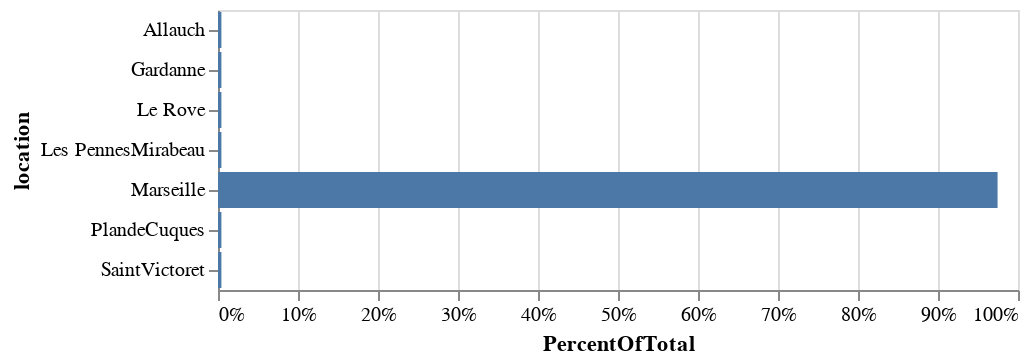

Write notebook code for a chart like this one.
### Markdown cell above
## percentage of rooms by location

### Code cell
import altair as alt
import pandas as pd

source = pd.DataFrame({'location': ['Allauch', 'Gardanne', 'Le Rove', 'Les PennesMirabeau', 'Marseille','PlandeCuques','SaintVictoret']
                           ,'count': [1,1,1,1,229,1,1]})

alt.Chart(source).transform_joinaggregate(
    Total='sum(count)',
).transform_calculate(
    PercentOfTotal="datum.count / datum.Total"
).mark_bar().encode(
    alt.X('PercentOfTotal:Q', axis=alt.Axis(format='.0%')),
    y='location:N'
)

### Figure 1 — Vega-Lite specification as saved in the notebook (floating-point values rounded to 4 significant figures)
{"config": {"view": {"continuousWidth": 400, "continuousHeight": 300}}, "data": {"name": "data-2b61807f24c3501bb0d43985f6f56630"}, "mark": "bar", "encoding": {"x": {"type": "quantitative", "axis": {"format": ".0%"}, "field": "PercentOfTotal"}, "y": {"type": "nominal", "field": "location"}}, "transform": [{"joinaggregate": [{"op": "sum", "field": "count", "as": "Total"}]}, {"calculate": "datum.count / datum.Total", "as": "PercentOfTotal"}], "$schema": "https://vega.github.io/schema/vega-lite/v4.8.1.json", "datasets": {"data-2b61807f24c3501bb0d43985f6f56630": [{"location": "Allauch", "count": 1}, {"location": "Gardanne", "count": 1}, {"location": "Le Rove", "count": 1}, {"location": "Les PennesMirabeau", "count": 1}, {"location": "Marseille", "count": 229}, {"location": "PlandeCuques", "count": 1}, {"location": "SaintVictoret", "count": 1}]}}
